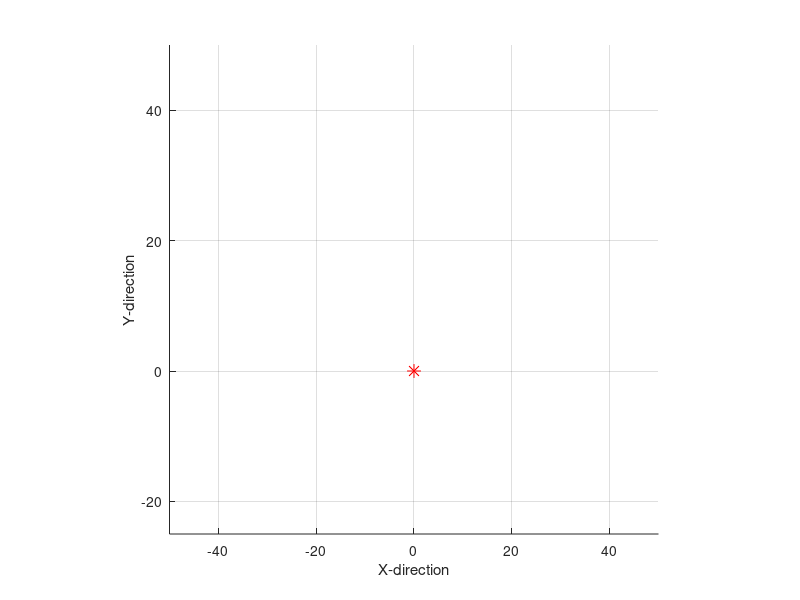

MATLAB code to generate this figure: (Note: this script raises an error after producing the figure.)
% Define Parameters
g = 9.81;
Time = 12;
dt = 0.01;
 
t = 0:dt:Time; 
n = length(t); 

S = zeros(1,n);
a = zeros(1,n);
v = zeros(1,n);

% Drone mass and thrust data
m = 150*0.001; %estimated drone weight(kilograms)
A = 0.0458; %estimated surface area of top of drone in square meters
Cd=0.9; %estimated Cd 0.8-1.0 for quadcopters
p = 1.225; % Air density in kg/m^3

drone_weight_N = m * g; %drone weight converted to Newtons

%Set thrust values for each flight phase
for i = 1:n-1
    if t(i) <= 2
        thrust_now = 1.5 * m * g;           %Thrust is 50 percent more than weight to enable liftoff
    elseif t(i) <= 5                        
        thrust_now = 1.0 * m * g;           %Thrust is equal to weight to enable hover 
    else
        thrust_now = 0.8 * m * g;           %Thrust is 20 percent less than weight to enable descent
    end

    drag = 0.5 * p * A * Cd * v(i)^2 * sign(v(i)); %realistic drag formula
    a(i) = (thrust_now - drone_weight_N - drag) / m;
    v(i+1) = v(i) + a(i) * dt;
    S(i+1) = S(i) + v(i) * dt;

% Set altitude values so the drone does not have a "negative" altitude
    if S(i+1) < 0
       S(i+1) = 0;
       v(i+1) = 0;
       a(i) = 0;
       last_i = i+1;
       break;
    end
end

% --- PLOT SETUP & LOAD STL MODEL ---
close all
figure
hold on
grid on

% Scale factor for drone size
scale = 0.08;  

% Adjust axis limits to fit scaled drone model
s = 50;  
axis([-s s -s/2 s -s s])
axis square
xlabel('X-direction')
ylabel('Y-direction')
zlabel('altitude')

plot3(0,0,0,'r*','MarkerSize',10) % origin marker

% Load the STL file 
droneModel = stlread("quadcopter.STL");

faces = droneModel.ConnectivityList;
vertices = droneModel.Points;

% Scale the vertices 
vertices = vertices * scale;

% Create patch object for the drone model
hPatch = patch('Faces', faces, 'Vertices', vertices, 'FaceColor', 'b');

% --- Prevent vertical stretching ---
axis equal    % keep the same scale on x, y, z
view(45,20)   % set a fixed 3D view

% 3-D animation
for i = 1:50:n
    % Translate the drone model vertices vertically by S(i)
    translatedVertices = vertices;
    translatedVertices(:,3) = vertices(:,3) + S(i);
    %plot the trail (path the drone flies upwards)
    plot3(zeros(1,i), zeros(1,i), S(1:i), 'b--', 'LineWidth', 1.5);
    
    % Update patch vertices to new position
    set(hPatch, 'Vertices', translatedVertices);
    
    % Set view and limits each frame
    xlim([-s s]);
    ylim([-s s]);
    zlim([0 max(S)+15]);
    title(sprintf('3D Drone Hover - Time elasped = %.2f sec', t(i)));
    
    drawnow;
    pause(0); 
end

fprintf('Drone landed after %.2f seconds at altitude %.2f m\n', t(last_i), S(last_i));
